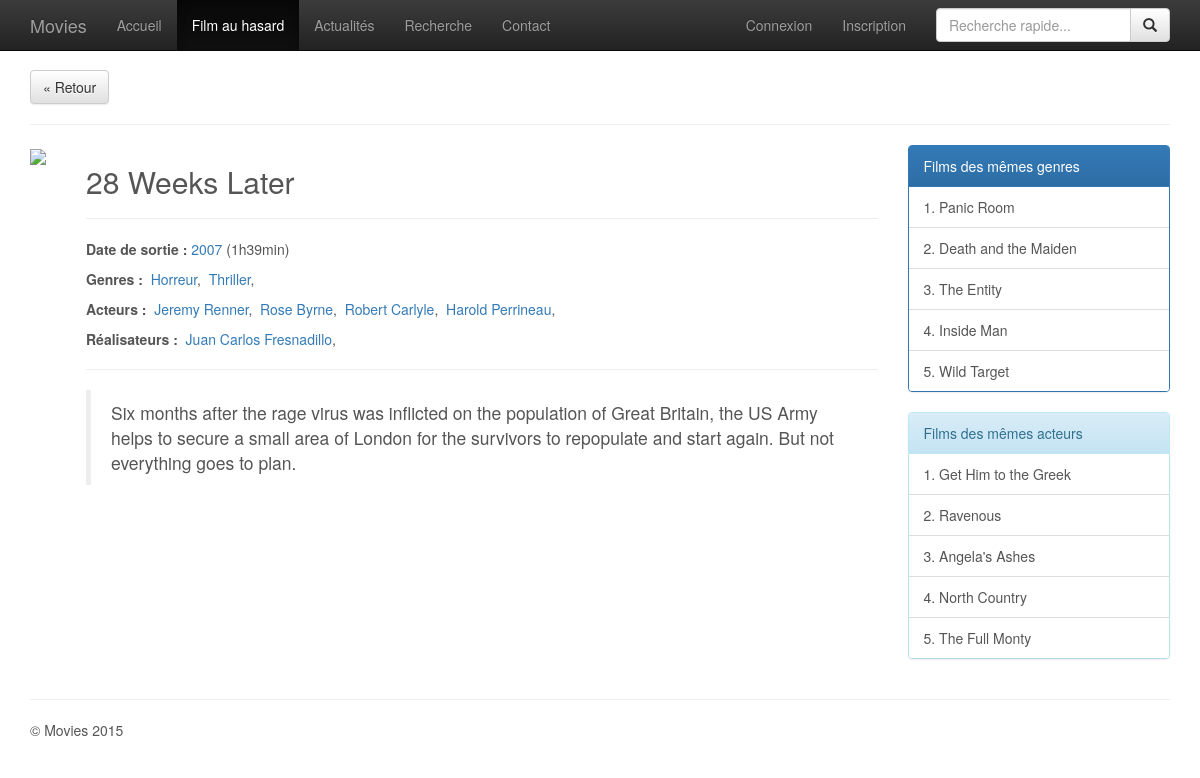
Page /random.php on the committed database.
### tables this page shows
CREATE TABLE IF NOT EXISTS `movies` (
`id` int(11) NOT NULL,
  `slug` varchar(255) NOT NULL,
  `title` text NOT NULL,
  `year` int(11) NOT NULL,
  `genres` varchar(255) DEFAULT NULL,
  `synopsis` text,
  `directors` varchar(255) DEFAULT NULL,
  `actors` varchar(255) DEFAULT NULL,
  `writers` varchar(255) DEFAULT NULL,
  `runtime` int(11) DEFAULT NULL,
  `mpaa` varchar(25) DEFAULT NULL,
  `rating` smallint(3) NOT NULL,
  `popularity` int(11) DEFAULT NULL,
  `modified` datetime NOT NULL,
  `created` datetime DEFAULT NULL,
  `poster_flag` tinyint(1) NOT NULL DEFAULT '0',
  `cover` blob
);

### random.php (called while the page is built)
<?php
include_once 'header.php';
$query = $db->query('SELECT * FROM movies ORDER BY RAND() LIMIT 1');
$movie = $query->fetch();
include_once 'movie-common.php';

### movie-common.php (the view, shortened to what this page needs)
<?php
$_movie_genres = $db->query('SELECT * FROM genres ORDER BY genre_name ASC')->fetchAll();
$movie_genres = array();
foreach($_movie_genres as $movie_genre) {
	$movie_genres[$movie_genre['genre_label']] = $movie_genre['genre_name'];
}
$genres = explode(', ', $movie['genres']);
$actors = explode(', ', $movie['actors']);
$directors = explode(', ', $movie['directors']);
$back_link = 'index.php';
if (!empty($_SERVER['HTTP_REFERER'])) {
	$back_link = $_SERVER['HTTP_REFERER'];
}
?>
<a href="<?= $back_link ?>" class="btn btn-default" role="button">&laquo; Retour</a>
<hr>
<div class="row movie-container">
	<div class="col-xs-12 col-sm-9">
		<div class="media">
			<div class="media-left">
				<img src="<?= getCover($movie['id']) ?>">
			</div>
			<div class="media-body">
				<h2><?= $movie['title'] ?></h2>
				<hr>
				<p><strong>Date de sortie :</strong> <a href="search.php?year=<?= $movie['year'] ?>"><?= $movie['year'] ?></a> (<?= getDuration($movie['runtime']) ?>)</p>
				<p>
					<strong>Genres :</strong>&nbsp;
					<?php
					foreach($genres as $genre) {
						$genre_label = strtolower($genre);
						$genre_name = $movie_genres[$genre_label];
					?>
					<a href="search.php?genre=<?= $genre_label ?>"><?= $genre_name ?></a>,&nbsp;
					<?php } ?>
				</p>
				<p>
					<strong>Acteurs :</strong>&nbsp;
					<?php foreach($actors as $actor) { ?>
					<a href="search.php?actors=<?= $actor ?>"><?= $actor ?></a>,&nbsp;
					<?php } ?>
				</p>
				<p>
					<strong>Réalisateurs :</strong>&nbsp;
					<?php foreach($directors as $director) { ?>
					<a href="search.php?directors=<?= $director ?>"><?= $director ?></a>,&nbsp;
					<?php } ?>
				</p>
				<hr>
				<blockquote>
					<p>
					<?= nl2br($movie['synopsis']) ?>
					</p>
				</blockquote>
			</div>
		</div>
	</div>
	<?php include 'sidebar-movie.php'; ?>
</div>
<?php include_once 'footer.php'; ?>

### inc/func.php (shortened to what this page needs)
<?php
function getCover($id = null) {
	$cover = 'img/cover.png';
	if (!empty($id)) {
		$movie_cover = 'img/covers/'.$id.'.jpg';
	}
	return $cover;
}
function getDuration($duration) {
	$hours = floor($duration / 60);
	$minutes = sprintf('%1$02d', $duration % 60);
	return $hours.'h'.$minutes.'min';
}
function displayList($list, $title = '', $url = '', $class = 'default') {
	if (empty($list)) {
		return '';
	}
	$html = '<div class="panel panel-'.$class.'">
		<div class="panel-heading">'.$title.'</div>
		<div class="list-group">';
	foreach($list as $key => $row) {
		$html .= '<a href="'.$url.'?id='.$row['id'].'" class="list-group-item">'. ($key + 1).'. '.$row['title'] .'</a>';
	}
	$html .= '</div>
	</div>';
	return $html;
}
function getSimilarMovies($movie, $type, $limit = 5, $sep = ', ') {
	global $db;
	$items = explode($sep, $movie[$type]);
	$filters = array();
	foreach($items as $item) {
		$filters[] = $type.' LIKE "%'.$item.'%"';
	}
	$sql = 'SELECT * FROM movies WHERE 1';
	$sql .= ' AND ('.implode(' OR ', $filters).')';
	$sql .= ' AND id != :id ORDER BY RAND() LIMIT :limit';
	$query = $db->prepare($sql);
	$query->bindValue('id', $movie['id'], PDO::PARAM_INT);
	$query->bindValue('limit', $limit, PDO::PARAM_INT);
	$query->execute();
	$movies = $query->fetchAll();
	return $movies;
}

### css/styles.css (style rules this page uses)
body { padding-top: 70px; color: #555; }
.movie-container img { margin-right: 30px; }

### rows in the picture
movies: title "28 Weeks Later", year "2007", runtime "1h39min", genres "Horreur", genres "Thriller", actors "Jeremy Renner", actors "Rose Byrne", actors "Robert Carlyle", actors "Harold Perrineau", directors "Juan Carlos Fresnadillo", synopsis "Six months after the rage virus was inflicted on the population of Great Britain, the US Army helps to secure a small area of London for the survivors to repopulate and start again. But not everything goes to plan."
movies: title "Panic Room"
movies: title "Death and the Maiden"
movies: title "The Entity"
movies: title "Inside Man"
movies: title "Wild Target"

### other values in the picture
$page_name "Accueil"
$page_name "Film au hasard"
$page_name "Actualités"
$page_name "Recherche"
$page_name "Contact"
$title "Films des mêmes genres Films des mêmes acteurs"
$row['title'] "Get Him to the Greek"
$row['title'] "Ravenous"
$row['title'] "Angela's Ashes"
$row['title'] "North Country"
$row['title'] "The Full Monty"
$current_year "2015"
